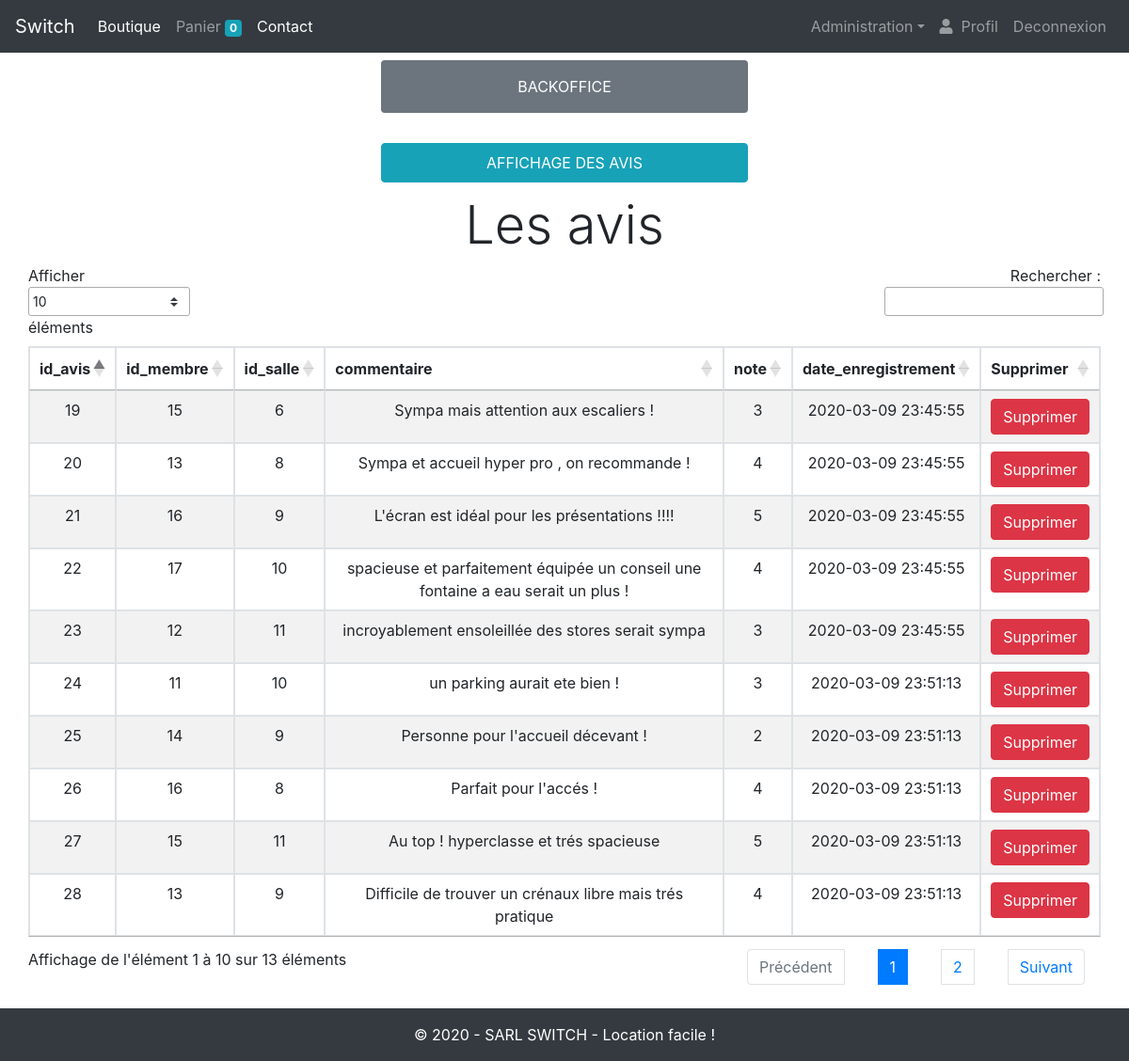
Screenshot of /admin/gestion_avis.php?action=affichage (signed in) with the database file from the repository.
### tables this page shows
CREATE TABLE IF NOT EXISTS `avis` (
  `id_avis` int(3) NOT NULL AUTO_INCREMENT,
  `id_membre` int(3) NOT NULL,
  `id_salle` int(3) NOT NULL,
  `commentaire` text NOT NULL,
  `note` int(2) NOT NULL,
  `date_enregistrement` datetime NOT NULL,
  PRIMARY KEY (`id_avis`),
  KEY `cascade_membre` (`id_membre`)
);

### admin/gestion_avis.php (the view, shortened to what this page needs)
<?php
require_once('../inc/init.inc.php');
require_once('../inc/header.inc.php');
?>
<div><p class="col-md-4 offset-md-4 bg-secondary text-center rounded text-white mt-2 p-3">BACKOFFICE</p></div>
<div><a href="?action=affichage" class="col-md-4 offset-md-4 btn btn-info p-2 mb-1 mt-3">AFFICHAGE DES AVIS</a></div>
<?php if(isset($_GET['action']) && $_GET['action'] == 'affichage'): ?>
<?php $data = $bdd ->query("SELECT * FROM avis ORDER BY id_avis"); ?>
<h3 class="display-4 text-center mt-2">Les avis</h3>
<div class="container col-12 overflow-auto">
    <table id="opentable" class="table table-striped table-bordered text-center" style="width:100%">
        <thead>
            <tr>
                <?php
                    for ($i = 0; $i < $data->columnCount(); $i++):
                    $colonne = $data->getColumnMeta($i)
                ?>
                <th><?= $colonne['name'] ?></th>
                <?php endfor; ?>
                <th>Supprimer</th>
            </tr>
        </thead>
        <tbody>
            <?php while($products = $data->fetch(PDO::FETCH_ASSOC)): ?>
                <tr>
                    <?php foreach($products as $key => $value): ?>
                        <td><?= $value ?></td>
                    <?php endforeach; ?>
                        <td><a href="?action=suppression&id_salle=<?=$products['id_salle']?>" class="btn btn-danger"> Supprimer</a></td>
                </tr>
            <?php endwhile; ?>
        </tbody>
    </table>
</div>
<?php endif; ?>
</main>
<?php
require_once('../inc/footer.inc.php');

### rows the page displays
avis: id_avis "19", id_membre "15", id_salle "6", commentaire "Sympa mais attention aux escaliers !", note "3", date_enregistrement "2020-03-09 23:45:55"
avis: id_avis "20", id_membre "13", id_salle "8", commentaire "Sympa et accueil hyper pro , on recommande !", note "4", date_enregistrement "2020-03-09 23:45:55"
avis: id_avis "21", id_membre "16", id_salle "9", commentaire "L'écran est idéal pour les présentations !!!!", note "5", date_enregistrement "2020-03-09 23:45:55"
avis: id_avis "22", id_membre "17", id_salle "10", commentaire "spacieuse et parfaitement équipée un conseil une fontaine a eau serait un plus !", note "4", date_enregistrement "2020-03-09 23:45:55"
avis: id_avis "23", id_membre "12", id_salle "11", commentaire "incroyablement ensoleillée des stores serait sympa", note "3", date_enregistrement "2020-03-09 23:45:55"
avis: id_avis "24", id_membre "11", id_salle "10", commentaire "un parking aurait ete bien !", note "3", date_enregistrement "2020-03-09 23:51:13"
avis: id_avis "25", id_membre "14", id_salle "9", commentaire "Personne pour l'accueil décevant !", note "2", date_enregistrement "2020-03-09 23:51:13"
avis: id_avis "26", id_membre "16", id_salle "8", commentaire "Parfait pour l'accés !", note "4", date_enregistrement "2020-03-09 23:51:13"
avis: id_avis "27", id_membre "15", id_salle "11", commentaire "Au top ! hyperclasse et trés spacieuse", note "5", date_enregistrement "2020-03-09 23:51:13"
avis: id_avis "28", id_membre "13", id_salle "9", commentaire "Difficile de trouver un crénaux libre mais trés pratique", note "4", date_enregistrement "2020-03-09 23:51:13"

### other values shown
$nbProduct "0"
$colonne['name'] "id_avis"
$colonne['name'] "id_membre"
$colonne['name'] "id_salle"
$colonne['name'] "commentaire"
$colonne['name'] "note"
$colonne['name'] "date_enregistrement"
